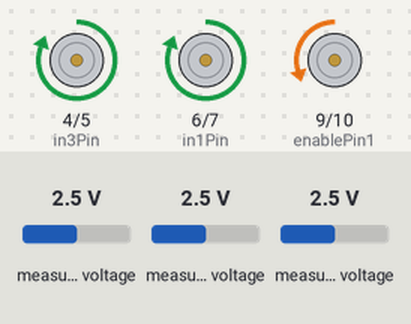
Bench run of a sketch on a simulated Arduino Uno, built with avr-gcc and run on an emulated ATmega328P. On the bench: motor-driver pin pairs drawn as motors (green arrow = first pin HIGH = forward, orange = second pin HIGH = backward, longer = more drive). The test bench sets the inputs (shaded band); at power-on: measured voltage 2.5 V. What the sketch prints to the serial monitor is not drawn.

Above: at 0.2 s.
Timing chart, 0 to 1.7 s (numbered marks = the images above):
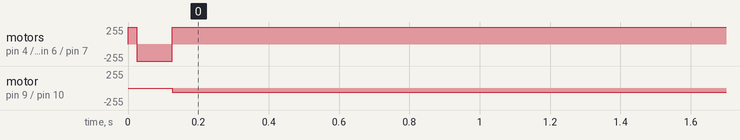

The sketch:

line_following_pd.ino
```cpp
#include <Arduino.h>
// 期末报告 3.2；保留原 PD 参数与找线时序，增加 ADC 初始化失败停车。
#include <Adafruit_ADS1X15.h>
Adafruit_ADS1115 ads;

int enablePin1 = 9;
int enablePin2 = 10;
int in1Pin = 6;
int in2Pin = 7;
int in3Pin = 4;
int in4Pin = 5;

boolean reverseL = 0, reverseR = 0;
const int maxSpeed = 100;
const int minSpeed = 25;
const int leftOffset = 5;

bool lockSpeed = false;
bool tempSpeedMode = false;
unsigned long tempSpeedStart = 0;
const unsigned long tempSpeedTime = 130;

bool reverseMode = false;
unsigned long reverseStart = 0;
const unsigned long reverseTime = 20;
const int reverseSpeed = 35;

int leftServoSpeed = 0, rightServoSpeed = 0;
const int irChannels[3] = {0, 1, 2};
int threshold = 6000;
int irSensors = 0b000;

float error = 0;
float errorLast = 0;

float Kp = 23;
float Ki = 0;
float Kd = 37;

float PID = 0, integral = 0, derivative = 0;

bool adcReady = false;
void Scan();
void getError();
void computePID();
void DriveByPID();
void Drive(int leftSpeed, int rightSpeed);
void setMotor(int left, int right, boolean revL, boolean revR);

void setup() {
    pinMode(in1Pin, OUTPUT);
    pinMode(in2Pin, OUTPUT);
    pinMode(in3Pin, OUTPUT);
    pinMode(in4Pin, OUTPUT);
    pinMode(enablePin1, OUTPUT);
    pinMode(enablePin2, OUTPUT);
    Serial.begin(9600);
    Drive(0, 0);
    adcReady = ads.begin();
    if (!adcReady) Serial.println(F("ADS1115 init failed; motors stopped"));
}

void loop() {
    if (!adcReady) { Drive(0, 0); return; }
    Scan();
    getError();
    computePID();
    DriveByPID();

    Serial.print("Sensor State: ");Serial.print(irSensors, BIN);
    Serial.print(" | Error: ");Serial.print(error);
    Serial.print(" | Left Wheel: ");Serial.print(leftServoSpeed);
    Serial.print(" | Right Wheel: ");Serial.println(rightServoSpeed);
}

// Read three-channel infrared ADC value and synthesize state bitmask
void Scan() {
    irSensors = 0b000;
    for (int i = 0; i < 3; i++) {
        int val = ads.readADC_SingleEnded(irChannels[i]);
        bool isBlack = (val >= threshold);
        irSensors |= (isBlack << (2 - i));
    }
}

// Map sensor combination to trajectory deviation error
void getError() {

    errorLast = error;
    switch (irSensors) {
        case 0b100: error = 2.5; break;
        case 0b110: error = 1.2; break;
        case 0b010: error = 0; break;
        case 0b011: error = -1.9; break;
        case 0b001: error = -2.9; break;
        case 0b000: error = (errorLast <= 0) ? -2.9 : 2.0; break;
        case 0b111: error = -2.9; break;
        default: error = errorLast;
    }
}

// Discrete PID calculation, integral anti-windup limit
void computePID() {
    integral += error;
    derivative = error - errorLast;
    PID = Kp * error + Ki * integral + Kd * derivative;

    if (integral > 30) integral = 30;
    if (integral < -30) integral = -30;
}

// State machine: line lost reverse search, transition speed, normal PID differential speed
void DriveByPID() {
    unsigned long currentTime = millis();

    if(irSensors == 0b000 && !lockSpeed && !tempSpeedMode && !reverseMode){
        reverseMode = true;
        reverseStart = currentTime;
    }

    if(reverseMode){
        leftServoSpeed = -reverseSpeed;
        rightServoSpeed = -reverseSpeed;
        if(millis() - reverseStart >= reverseTime){
            reverseMode = false;
            lockSpeed = true;
        }
    }
    else if(lockSpeed == true){
        leftServoSpeed = 0;

        rightServoSpeed = 60;

        if(irSensors == 0b011){
            lockSpeed = false;
            tempSpeedMode = true;
            tempSpeedStart = millis();
        }
    }
    else if(tempSpeedMode == true){
        leftServoSpeed = 60;
        rightServoSpeed = 30;
        if(millis() - tempSpeedStart >= tempSpeedTime){
            tempSpeedMode = false;
        }
    }
    else{
        int runSpeed = maxSpeed;
        leftServoSpeed    = runSpeed + PID + leftOffset;
        rightServoSpeed = runSpeed - PID;

        if (leftServoSpeed < minSpeed)    leftServoSpeed = minSpeed;
        if (rightServoSpeed < minSpeed) rightServoSpeed = minSpeed;
        if (leftServoSpeed > runSpeed) leftServoSpeed = maxSpeed;
        if (rightServoSpeed > runSpeed) rightServoSpeed = maxSpeed;
    }

    Drive(leftServoSpeed, rightServoSpeed);
}

// Judge forward/reverse direction and call hardware setting function
void Drive(int leftSpeed, int rightSpeed) {
    int left = leftSpeed;
    int right = rightSpeed;
    reverseL = 0; reverseR = 0;

    if (left < 0) { left = -left; reverseL = 1; }
    if (right < 0) { right = -right; reverseR = 1; }

    setMotor(left, right, reverseL, reverseR);
}

// Actual L298N IO level configuration and PWM output

void setMotor(int left, int right, boolean revL, boolean revR) {
    analogWrite(enablePin1, left);
    digitalWrite(in1Pin, !revL);
    digitalWrite(in2Pin, revL);

    analogWrite(enablePin2, right);
    digitalWrite(in3Pin, !revR);
    digitalWrite(in4Pin, revR);
}
```

Measured:
- by itself, motor on pin 9 (enablePin1) / pin 10 (enablePin2): stopped → backward 60/255 at 0.13 s
- by itself, motor on pin 4 (in3Pin) / pin 5 (in4Pin), motor on pin 6 (in1Pin) / pin 7 (in2Pin): stopped → backward 255/255 at 0.00 s, → forward 255/255 0.13 s later
